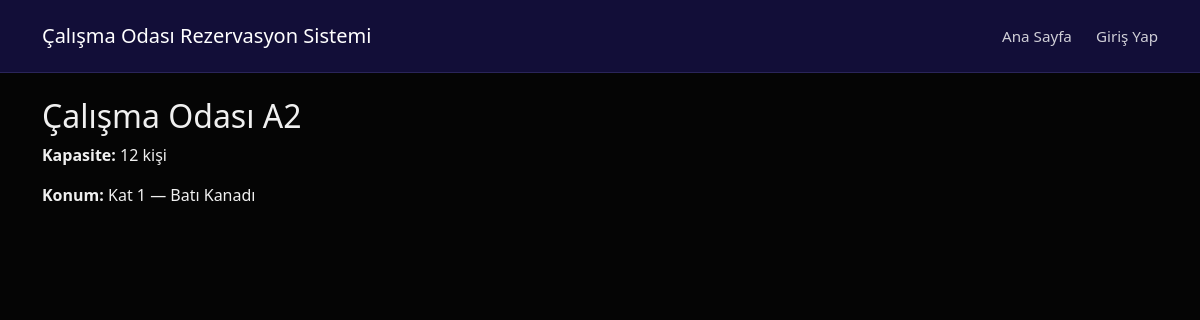
The page /rooms/3/ on the database as committed earlier.
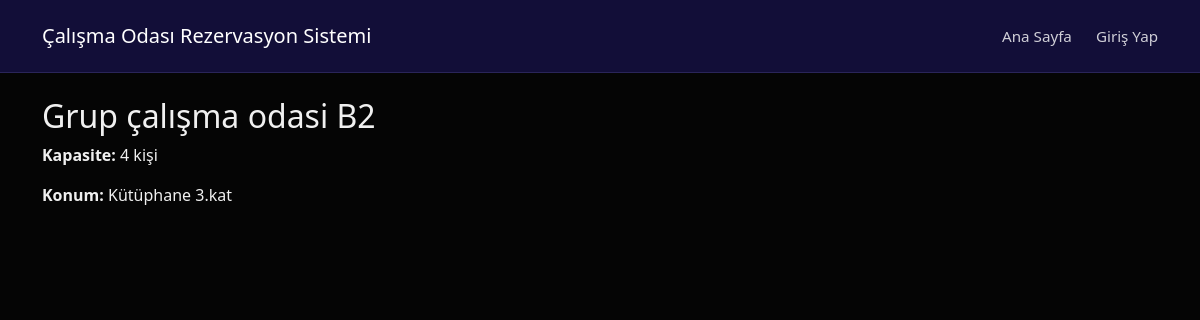
The same page on the database as committed later.
### rooms/models.py (models this page shows, shortened)
class Room(models.Model):
    name = models.CharField(max_length=100, verbose_name="Oda Adı")
    slug = models.SlugField(unique=True, blank=True, null=True)
    capacity = models.PositiveIntegerField(verbose_name="Kapasite")
    location = models.CharField(max_length=200, verbose_name="Konum", blank=True)
    is_active = models.BooleanField(default=True, verbose_name="Aktif mi?")

### rooms/views.py (the view)
# urls.py: path('<int:pk>/', views.room_detail, name='detail'),
def room_detail(request, pk):
    room = Room.objects.get(pk=pk)
    return render(request, 'detail.html', {'room': room})

### rooms/templates/detail.html (shortened to what this page needs)
{% extends "base.html" %}
{% block content %}
  <h2>{{ room.name }}</h2>
  <p><strong>Kapasite:</strong> {{ room.capacity }} kişi</p>
  <p><strong>Konum:</strong> {{ room.location }}</p>
{% endblock %}

Rows that differ between the two databases and show on the page:
changed Room: name "Çalışma Odası A2" → "Grup çalışma odasi B2"; capacity "12" → "4"; location "Kat 1 — Batı Kanadı" → "Kütüphane 3.kat"
